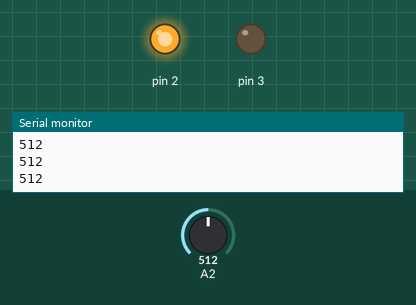
Simulated run of this sketch. Board: Arduino Uno, built with avr-gcc and run on an emulated ATmega328P. Shown: output pins drawn as LEDs (lit = HIGH), the last lines printed to the serial monitor. Inputs (shaded band) come from the test bench; at power-on: A2 = 512.

Above: at 1.2 s.
1.3 s: A2 set to 22
2.8 s: A2 set to 18
At 3.7 s:
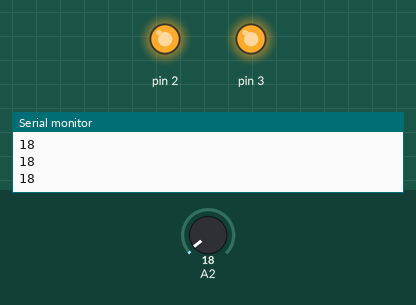
4.3 s: A2 set to 122
At 5.0 s:
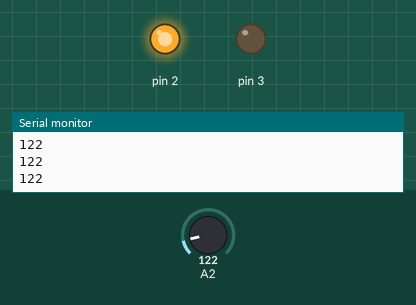
5.8 s: A2 set to 10
At 6.3 s:
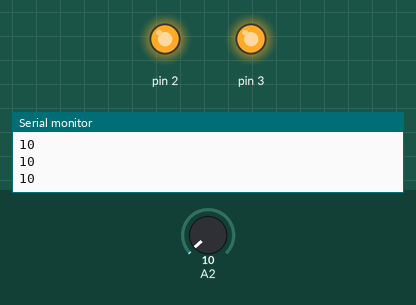
Timing chart, 0 to 8.3 s (numbered marks = the images above; inputs shaded):
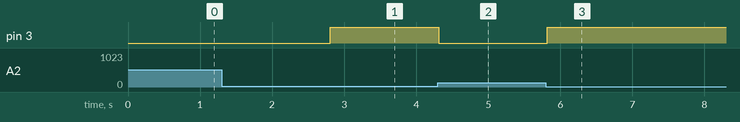

Measured:
- the behaviour switches between 20 and 19 on A2 (found by bisection; images 0 and 1)
- after the input at 2.8 s, pin 3: LOW → HIGH at once
- after the input at 4.3 s, pin 3: HIGH → LOW at once
- after the input at 5.8 s, pin 3: LOW → HIGH at once

The sketch:

prototype_phase03a_collisiondetectiontest.ino
```cpp
#define THRESHOLD 20

void setup()
{
	Serial.begin( 115200 );

	pinMode( A2, INPUT );
	pinMode( 2, OUTPUT );
	pinMode( 3, OUTPUT );
	digitalWrite( 2, HIGH );
}

void loop()
{
	int v = analogRead( A2 );

	Serial.println( v );

	digitalWrite( 3, v < THRESHOLD );

	delay( 100 );
}
```
